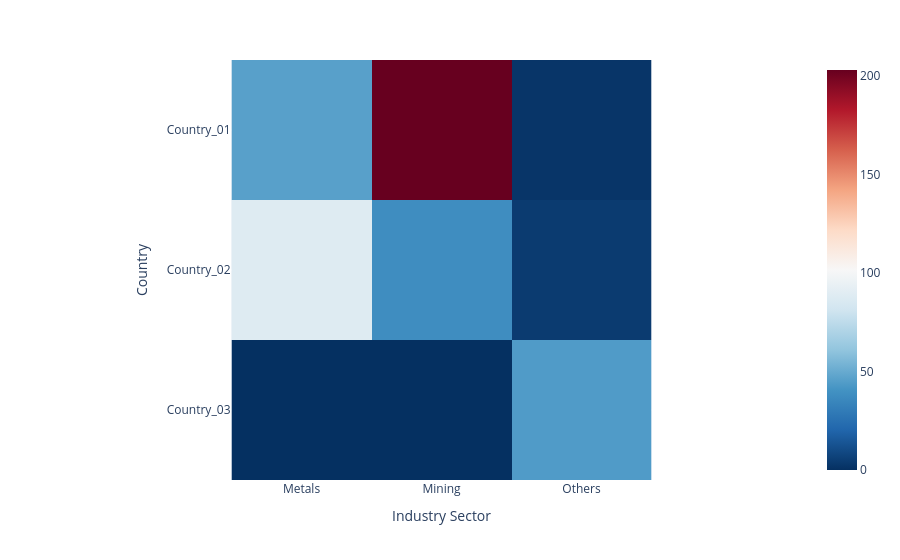

Notebook cell for this chart:
### Markdown cell above
### Accident Levels and Local by Gender

### Code cell
fig = express.imshow(pd.crosstab(safety_data['Country'],safety_data['Industry Sector']),
                   color_continuous_scale='RdBu_r')
fig.show()

### Figure 1 — Plotly figure (JSON) as saved in the notebook; plotly's stock layout.template omitted (floating-point values rounded to 4 significant figures)
{"data": [{"coloraxis": "coloraxis", "hovertemplate": "Industry Sector: %{x}<br>Country: %{y}<br>color: %{z}<extra></extra>", "name": "0", "type": "heatmap", "x": ["Metals", "Mining", "Others"], "xaxis": "x", "y": ["Country_01", "Country_02", "Country_03"], "yaxis": "y", "z": [[46, 203, 2], [88, 38, 4], [0, 0, 44]]}], "layout": {"coloraxis": {"colorscale": [[0, "rgb(5,48,97)"], [0.1, "rgb(33,102,172)"], [0.2, "rgb(67,147,195)"], [0.3, "rgb(146,197,222)"], [0.4, "rgb(209,229,240)"], [0.5, "rgb(247,247,247)"], [0.6, "rgb(253,219,199)"], [0.7, "rgb(244,165,130)"], [0.8, "rgb(214,96,77)"], [0.9, "rgb(178,24,43)"], [1, "rgb(103,0,31)"]]}, "margin": {"t": 60}, "xaxis": {"anchor": "y", "constrain": "domain", "domain": [0, 1], "scaleanchor": "y", "title": {"text": "Industry Sector"}}, "yaxis": {"anchor": "x", "autorange": "reversed", "constrain": "domain", "domain": [0, 1], "title": {"text": "Country"}}}}
